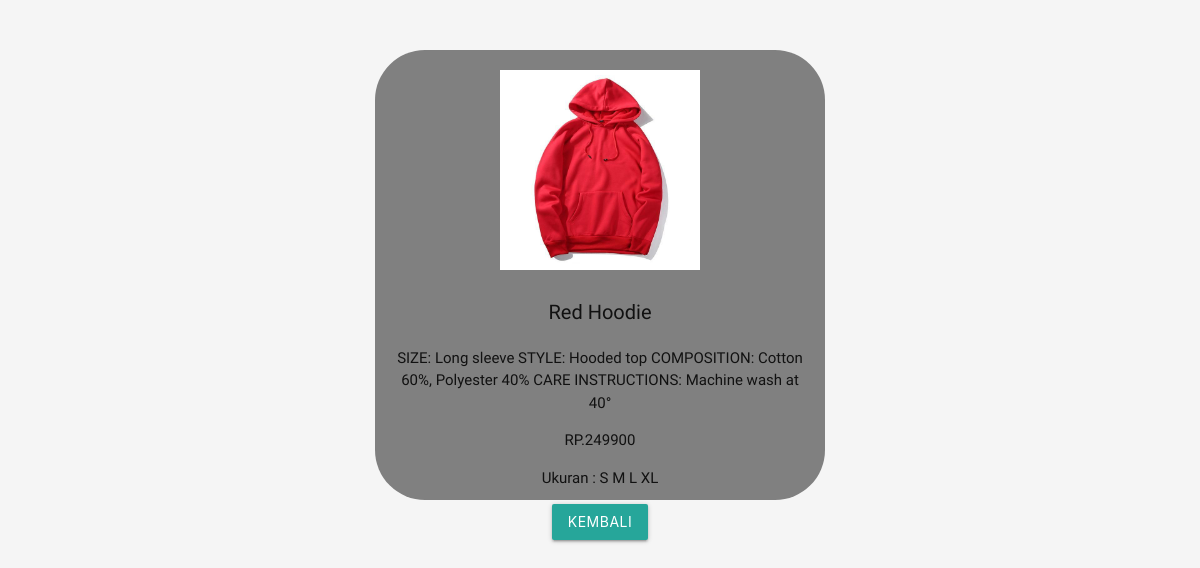
The page /php/detail.php?id=7 on the database its author committed.
### tables this page shows
CREATE TABLE `pakaian` (
  `id` int(11) NOT NULL,
  `gambar` varchar(100) NOT NULL,
  `nama` varchar(100) NOT NULL,
  `deskripsi` text NOT NULL,
  `harga` int(11) NOT NULL,
  `ukuran` varchar(10) NOT NULL
);

### php/functions.php (called while the page is built, shortened)
<?php
function koneksi()
{
    $conn = mysqli_connect("localhost", "root", "");
    mysqli_select_db($conn, "tubes_203040109");
    return $conn;
}
function query($sql)
{
    $conn = koneksi();
    $result = mysqli_query($conn, $sql);
    $rows = [];
    while ($row = mysqli_fetch_assoc($result)){
        $rows[] = $row;
    }
    return $rows;
}
?>

### php/detail.php (the view, shortened to what this page needs)
<?php
    require 'functions.php';
    $id = $_GET['id'];
    $pakaian = query("SELECT * FROM pakaian WHERE id = $id")[0];
?>
<!DOCTYPE html>
  <html>
    <head>
      <link type="text/css" rel="stylesheet" href="css/materialize.min.css"  media="screen,projection"/>
      <link rel="stylesheet" href="css/style.css"
    <link rel="stylesheet" href="assets/fontawesome-free-5.15.1-web/css/all.min.css">
</head>
<body>
    <center>
    <div id="box" class="kotak">
        <img class = "ard" src= "../assets/img/<?= $pakaian["gambar"]; ?>" alt = "" width="200px">
    <div class="col m6 w">
        <div class="keterangan">
            <p style="font-size: 20px;"><?= $pakaian["nama"]; ?></b></p>
            <p> <?= $pakaian["deskripsi"]; ?></p>
            <p>RP.<?= $pakaian["harga"]; ?></p>
            <p>Ukuran : <?= $pakaian["ukuran"]; ?></p>
        </div>
        <a href="../index.php">
        <button class="waves-effect waves-light btn">Kembali</button>
        </a>
    </div>
    </div>
    </center>
</body>
</html>

### php/detail.php (style rules this page uses)
body { background-color: whitesmoke; }
#box { width: 450px; height:450px; background:grey; text-align: center; display: inline-block; margin-top: 50px; border-radius: 50px; padding: 20px; }
.kotak { text-align: center; padding: 20px; }
p { font-family: 'Farro', sans-serif; }

### rows shown on the page
pakaian: gambar (picture), nama "Red Hoodie", deskripsi "SIZE: Long sleeve STYLE: Hooded top COMPOSITION: Cotton 60%, Polyester 40% CARE INSTRUCTIONS: Machine wash at 40°", harga "249900", ukuran "S M L XL"
